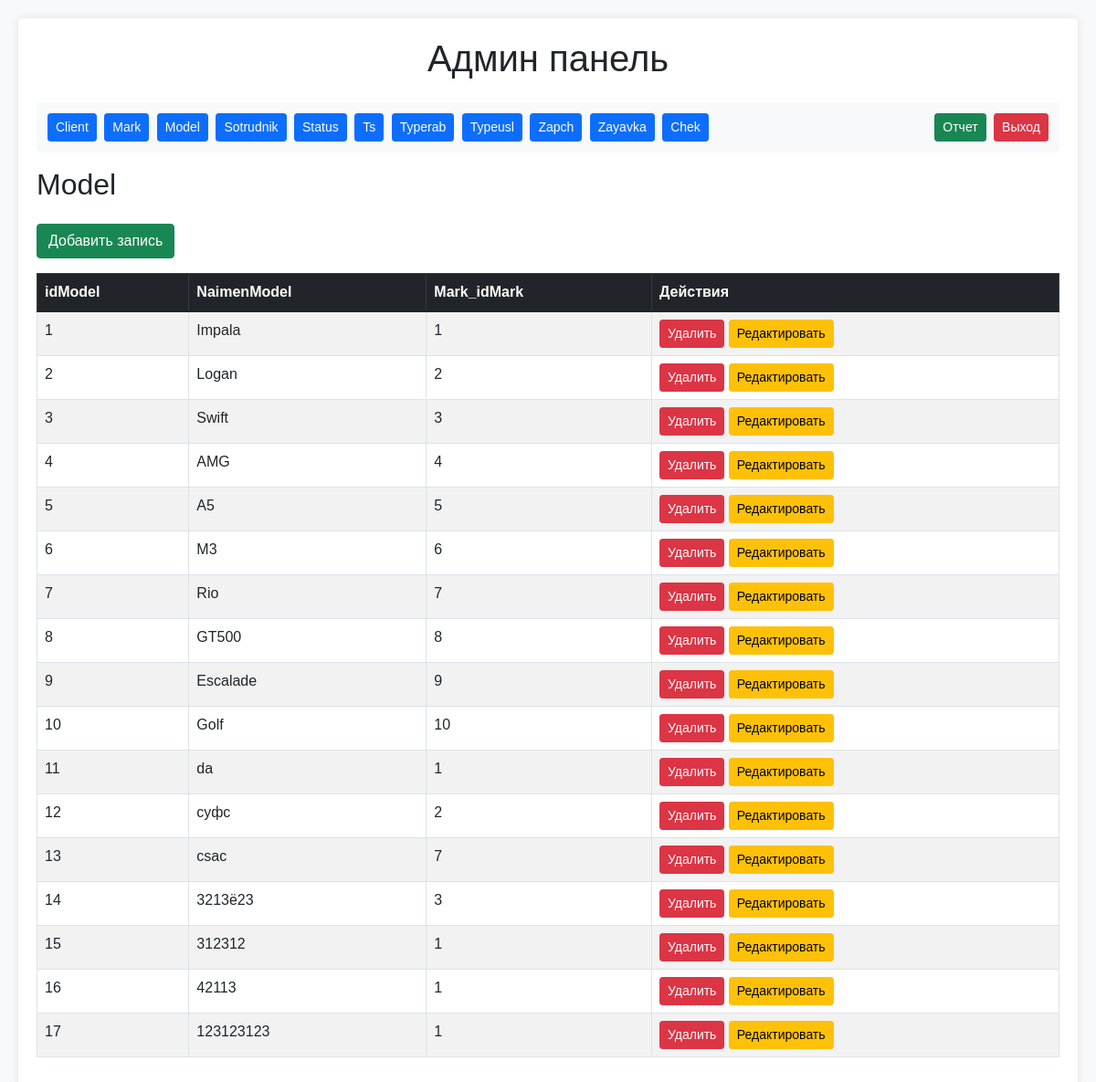
The page /admin.php?table=model (signed in) on the database its author committed.
### tables this page shows
CREATE TABLE `model` (
  `idModel` int NOT NULL,
  `NaimenModel` varchar(20) DEFAULT NULL,
  `Mark_idMark` int NOT NULL
);

### admin.php (the view, shortened to what this page needs)
<?php
require_once 'config.php';
$stmt = $pdo->prepare("SELECT FamSotr, ImyaSotr FROM sotrudnik WHERE idSotr = ?");
$stmt->execute([$_SESSION['user_id']]);
$user = $stmt->fetch();
$tables = ['client', 'mark', 'model', 'sotrudnik', 'status', 'ts', 'typerab', 'typeusl', 'zapch', 'zayavka', 'chek'];
$current_table = isset($_GET['table']) ? $_GET['table'] : null;
if ($current_table && in_array($current_table, $tables)) {
    $stmt = $pdo->query("DESCRIBE $current_table");
    $columns_info = $stmt->fetchAll(PDO::FETCH_ASSOC);
    $columns = [];
    $primary_key_column = '';
    foreach ($columns_info as $col_info) {
        $columns[] = $col_info['Field'];
        if ($col_info['Key'] === 'PRI') {
            $primary_key_column = $col_info['Field'];
        }
    }
    $stmt = $pdo->query("SELECT * FROM $current_table");
    $data = $stmt->fetchAll(PDO::FETCH_ASSOC);
}
?>
<!DOCTYPE html>
<html>
<head>
    <link href="https://cdn.jsdelivr.net/npm/bootstrap@5.1.3/dist/css/bootstrap.min.css" rel="stylesheet">
    <link href="style.css" rel="stylesheet">
</head>
<body>
    <div class="container">
        <h1 class="text-center mb-4">Админ панель</h1>
        <div class="nav mb-3 d-flex justify-content-between align-items-center">
            <div>
                <?php foreach ($tables as $table): ?>
                    <a href="?table=<?php echo $table; ?>" class="btn btn-primary btn-sm"><?php echo ucfirst($table); ?></a>
                <?php endforeach; ?>
            </div>
            <div>
                <a href="report.php" class="btn btn-success btn-sm">Отчет</a>
                <a href="logout.php" class="btn btn-danger btn-sm">Выход</a>
            </div>
        </div>
        <?php if (!$current_table): ?>
            <div class="welcome-message">
                <h2>Добро пожаловать, <?php echo $user['FamSotr'] . ' ' . $user['ImyaSotr']; ?>!</h2>
                <p>Выберите таблицу для работы из меню выше.</p>
            </div>
        <?php elseif (isset($data)): ?>
            <h2 class="mb-4"><?php echo ucfirst($current_table); ?></h2>
            <button onclick="showAddForm()" class="btn btn-success mb-3">Добавить запись</button>
            <div class="table-responsive">
                <table class="table table-striped table-bordered">
                    <thead class="table-dark">
                        <tr>
                            <?php foreach ($columns as $column): ?>
                                <th><?php echo $column; ?></th>
                            <?php endforeach; ?>
                            <th>Действия</th>
                        </tr>
                    </thead>
                    <tbody>
                        <?php foreach ($data as $row): ?>
                            <tr>
                                <?php foreach ($columns as $column): ?>
                                    <td><?php echo htmlspecialchars($row[$column]); ?></td>
                                <?php endforeach; ?>
                                <td>
                                    <form method="POST" style="display: inline;">
                                        <button type="submit" class="btn btn-danger btn-sm">Удалить</button>
                                    </form>
                                    <button onclick="editRow(<?php echo htmlspecialchars(json_encode($row)); ?>, '<?php echo $primary_key_column; ?>')" class="btn btn-warning btn-sm">Редактировать</button>
                                </td>
                            </tr>
                        <?php endforeach; ?>
                    </tbody>
                </table>
            </div>
        <?php endif; ?>
    </div>
</body>
</html>

### style.css (style rules this page uses)
body { font-family: Arial, sans-serif; margin: 20px; background-color: #f8f9fa; }
.container { max-width: 1200px; margin: 0 auto; padding: 20px; background-color: white; border-radius: 5px; box-shadow: 0 0 10px rgba(0,0,0,0.1); }
.nav { margin-bottom: 20px; padding: 10px; background-color: #f8f9fa; border-radius: 5px; }
.nav .btn { margin: 2px; }

### rows shown on the page
model: idModel "1", NaimenModel "Impala", Mark_idMark "1"
model: idModel "2", NaimenModel "Logan", Mark_idMark "2"
model: idModel "3", NaimenModel "Swift", Mark_idMark "3"
model: idModel "4", NaimenModel "AMG", Mark_idMark "4"
model: idModel "5", NaimenModel "A5", Mark_idMark "5"
model: idModel "6", NaimenModel "M3", Mark_idMark "6"
model: idModel "7", NaimenModel "Rio", Mark_idMark "7"
model: idModel "8", NaimenModel "GT500", Mark_idMark "8"
model: idModel "9", NaimenModel "Escalade", Mark_idMark "9"
model: idModel "10", NaimenModel "Golf", Mark_idMark "10"
model: idModel "11", NaimenModel "da", Mark_idMark "1"
model: idModel "12", NaimenModel "суфс", Mark_idMark "2"
model: idModel "13", NaimenModel "csac", Mark_idMark "7"
model: idModel "14", NaimenModel "3213ё23", Mark_idMark "3"
model: idModel "15", NaimenModel "312312", Mark_idMark "1"
model: idModel "16", NaimenModel "42113", Mark_idMark "1"
model: idModel "17", NaimenModel "123123123", Mark_idMark "1"

### other values the page prints
$table "Client"
$table "Mark"
$table "Model"
$table "Sotrudnik"
$table "Status"
$table "Ts"
$table "Typerab"
$table "Typeusl"
$table "Zapch"
$table "Zayavka"
$table "Chek"
$current_table "Model"
$column "idModel"
$column "NaimenModel"
$column "Mark_idMark"
